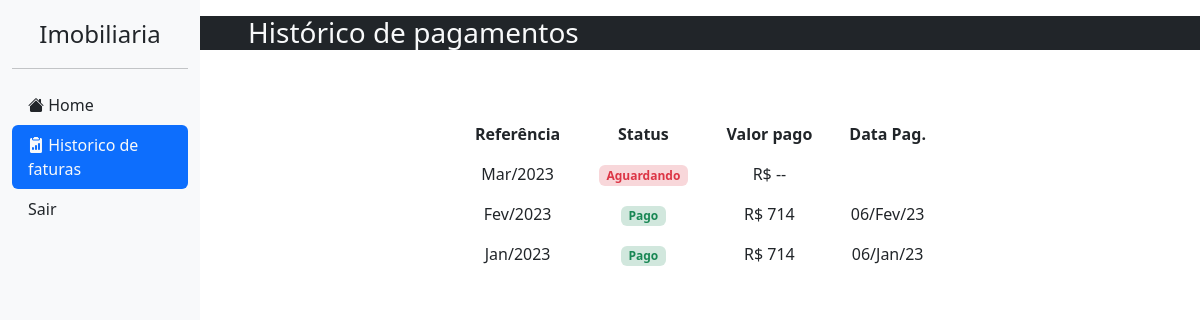
/imobiliaria/historico-usuario (signed in), run on an earlier commit of the app's database.
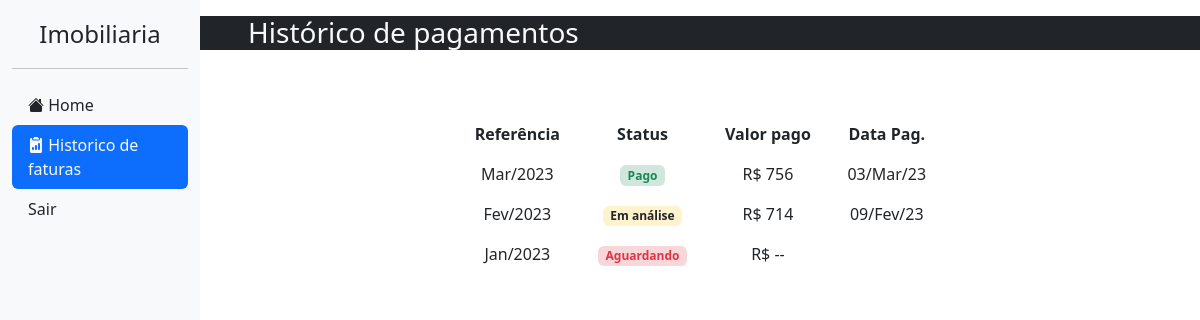
And on a later commit of the database.
### pagamento/models.py (models this page shows, shortened)
class Pagamento(models.Model):
    perfil = models.ForeignKey(Perfil, null=True, on_delete=models.SET_NULL, verbose_name="Usuario pagador")
    status = models.CharField(choices=STATUS_CHOICES, default="A", max_length=20,  verbose_name="Status do pagamento")
    valor_pago = models.CharField(null = True, max_length=10, verbose_name="Valor pago")
    data = models.DateField(null=True, blank=True, verbose_name="Data do pagamento")

### usuario/models.py (models this page shows, shortened)
class Perfil(models.Model):
    cpf = models.CharField(max_length=14, null=True)
    nome_completo = models.CharField(max_length=50, null=True, verbose_name="Nome completo")
    data_nascimento = models.DateField(max_length=10, null=True, blank=True, verbose_name="Data de nascimento")
    telefone = models.CharField(max_length=16, null=True, verbose_name="Telefone para contato")
    data_entrada_imovel = models.DateField(auto_now_add=True, editable=True, verbose_name="Data de entrada no imovel")
    usuario = models.OneToOneField(User, blank=True, on_delete=models.CASCADE)
    imovel = models.OneToOneField(Imovel, null=True, blank=True, on_delete=models.SET_NULL)

### imobiliaria/views.py (the view)
# urls.py: path('historico-usuario', historico_usuario, name="historico-usuario"),
@login_required
def historico_usuario(request):
    context = {}
    perfil = Perfil.objects.get(usuario=request.user)
    pagamentos = Pagamento.objects.filter(perfil=perfil)
    if perfil.imovel:
        data_entrada_imovel = perfil.data_entrada_imovel
        hoje = date(datetime.now().year, datetime.now().month, datetime.now().day)
        meses_passados = relativedelta(hoje, data_entrada_imovel).months
        pagamentos_array = []
        for _ in range(meses_passados+1):
            pago = False
            for p in pagamentos:
                if p.data.month == data_entrada_imovel.month and p.data.year == data_entrada_imovel.year:
                    pagamentos_array.insert(0,
                        {'mes_referencia': data_entrada_imovel,
                        'status': p.status,
                        'vencimento': p.perfil.imovel.vencimento,
                        'mensalidade': p.perfil.imovel.mensalidade,
                        'valor_pago': p.valor_pago,
                        'data_pagamento': p.data})
                    pago = True
                    continue
            if not pago:
                pagamentos_array.insert(0,
                    {'mes_referencia': data_entrada_imovel,
                    'status': 'Aguardando',
                    'vencimento': perfil.imovel.vencimento,
                    'mensalidade': perfil.imovel.mensalidade,
                    'valor_pago': '--',
                    'data_pagamento': ''})
            data_entrada_imovel += relativedelta(months=1)
        context['pagamentos'] = pagamentos_array
    return render(request, 'views/usuario/historico-usuario.html', context)

### imobiliaria/templates/views/usuario/historico-usuario.html (shortened to what this page needs)
{% extends 'base.html' %}
{% block content %}
<div class="row d-sm-none d-lg-block bg-dark text-light mb-3">
    <h3 class="ps-5">Histórico de pagamentos</h3>
</div>
<div class="col-sm-12 col-lg-6 offset-lg-3">
    <div class="table-responsive">
        <table class="table table-borderless text-center mt-5">
            <thead>
                <tr>
                    <th scope="col">Referência</th>
                    <th scope="col">Status</th>
                    <th scope="col">Valor pago</th>
                    <th scope="col">Data Pag.</th>
                </tr>
            </thead>
            <tbody>
                {% for pagamento in pagamentos %}
                <tr>
                    <td>{{pagamento.mes_referencia|date:"M/Y"}}</td>
                    <td>
                        {% if pagamento.status == "P" %}
                        <span class="badge bg-success-subtle text-success">Pago</span>
                        {% elif pagamento.status == "A" %}
                        <span class="badge bg-warning-subtle text-dark">Em análise</span>
                        {% else %}
                        <span class="badge bg-danger-subtle text-danger">Aguardando</span>
                        {% endif %}
                    </td>
                    <td>R$ {{pagamento.valor_pago}}</td>
                    <td>{{pagamento.data_pagamento|date:"d/M/y"}}</td>
                </tr>
                {% endfor %}
            </tbody>
        </table>
    </div>
</div>
{% endblock %}

What changed in the data, as far as the page shows it:
removed Pagamento: valor_pago "714", data_pagamento "06/Fev/23"
removed Pagamento: valor_pago "714", data_pagamento "06/Jan/23"
added Pagamento: valor_pago "756", data_pagamento "03/Mar/23"
added Pagamento: valor_pago "714", data_pagamento "09/Fev/23"
Also different on the page:
new list line: "Mar/2023 Pago R$"
new list line: "Fev/2023 Em análise R$"
new list line: "Jan/2023"
new list line: "Aguardando R$ --"
list line gone: "Mar/2023 Aguardando R$ --"
list line gone: "Fev/2023 Pago R$"
list line gone: "Jan/2023"
list line gone: "Pago R$"
